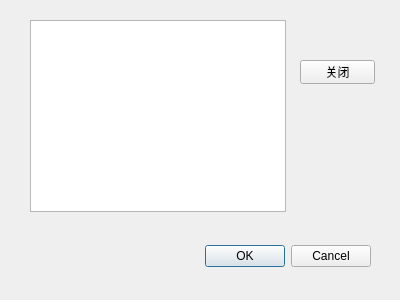
<?xml version="1.0" encoding="UTF-8"?>
<ui version="4.0">
 <class>Dialog</class>
 <widget class="QDialog" name="Dialog">
  <property name="geometry">
   <rect>
    <x>0</x>
    <y>0</y>
    <width>400</width>
    <height>300</height>
   </rect>
  </property>
  <property name="windowTitle">
   <string>Dialog</string>
  </property>
  <widget class="QDialogButtonBox" name="buttonBox">
   <property name="geometry">
    <rect>
     <x>30</x>
     <y>240</y>
     <width>341</width>
     <height>32</height>
    </rect>
   </property>
   <property name="orientation">
    <enum>Qt::Horizontal</enum>
   </property>
   <property name="standardButtons">
    <set>QDialogButtonBox::Cancel|QDialogButtonBox::Ok</set>
   </property>
  </widget>
  <widget class="QListView" name="listView">
   <property name="geometry">
    <rect>
     <x>30</x>
     <y>20</y>
     <width>256</width>
     <height>192</height>
    </rect>
   </property>
  </widget>
  <widget class="QPushButton" name="pushButton">
   <property name="geometry">
    <rect>
     <x>300</x>
     <y>60</y>
     <width>75</width>
     <height>24</height>
    </rect>
   </property>
   <property name="text">
    <string>关闭</string>
   </property>
  </widget>
 </widget>
 <resources/>
 <connections>
  <connection>
   <sender>pushButton</sender>
   <signal>clicked()</signal>
   <receiver>Dialog</receiver>
   <slot>close()</slot>
   <hints>
    <hint type="sourcelabel">
     <x>343</x>
     <y>75</y>
    </hint>
    <hint type="destinationlabel">
     <x>344</x>
     <y>124</y>
    </hint>
   </hints>
  </connection>
 </connections>
</ui>
